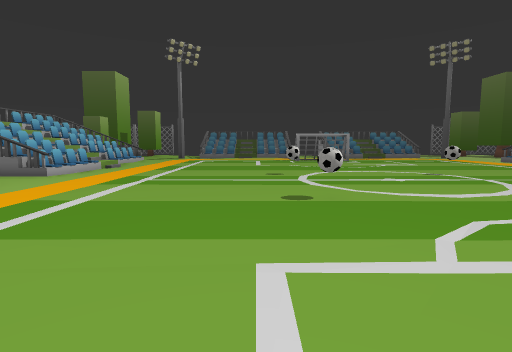
View 1 (above)

24 first-person views from a walk through a Unity game level. The camera is 1.3 m above the floor, tilts 6° down and sees 80° across. The floor is counted in squares, 1 m on a side. Each view is taken from the middle of a square. On the plan, view 1 faces up. The plan holds only what a view shows up to about 14 squares ahead; the rest is blank. The place goes on beyond the plan. The player is left out. Some animated figures are not drawn. Some surface patterns are stand-ins.

View 2
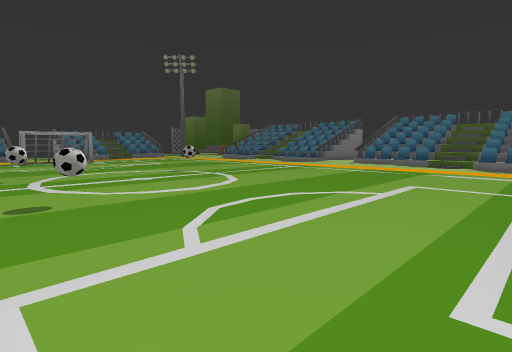

View 3
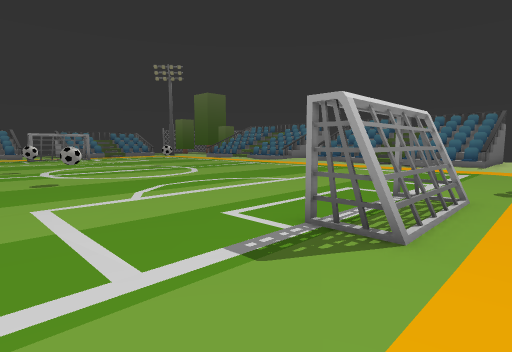

View 4
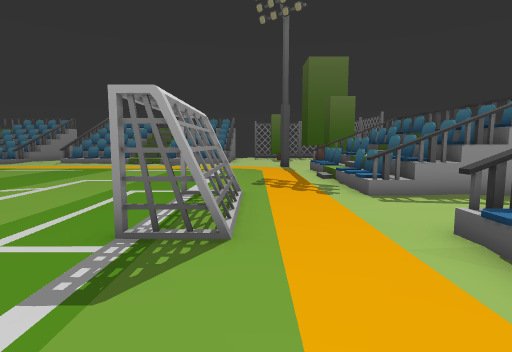

View 5
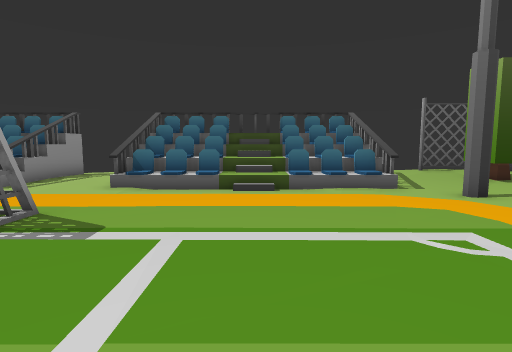

View 6
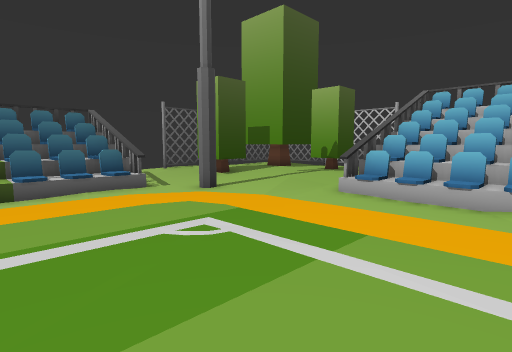

View 7
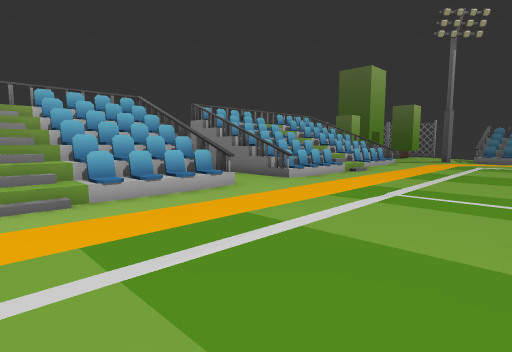

View 8
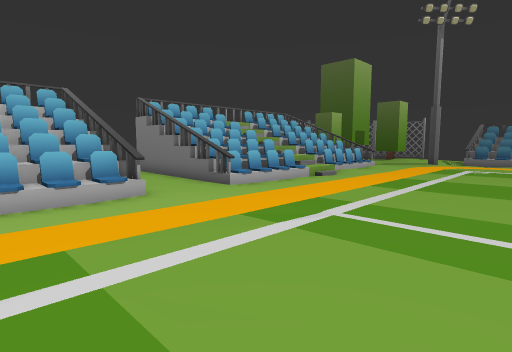

View 9
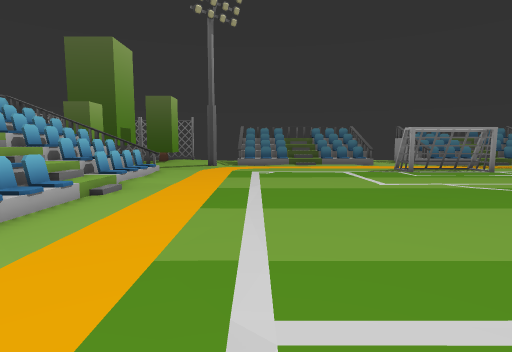

View 10
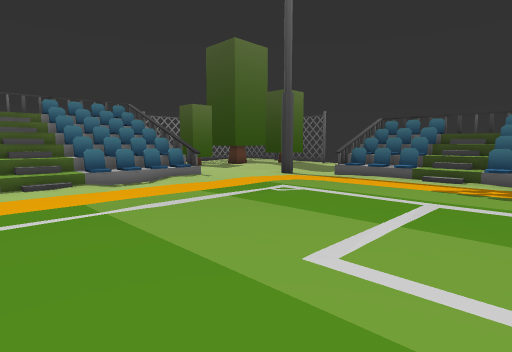

View 11
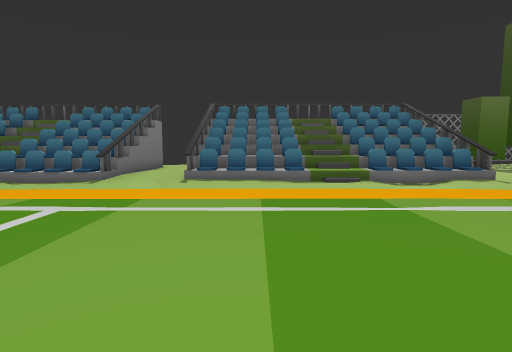

View 12
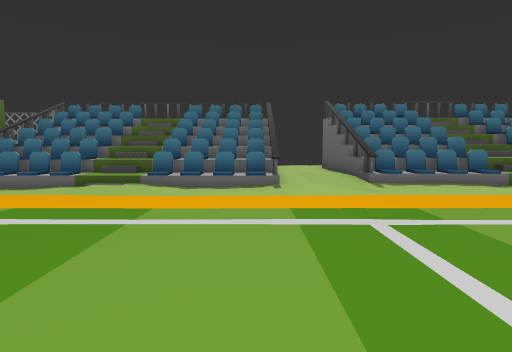

View 13
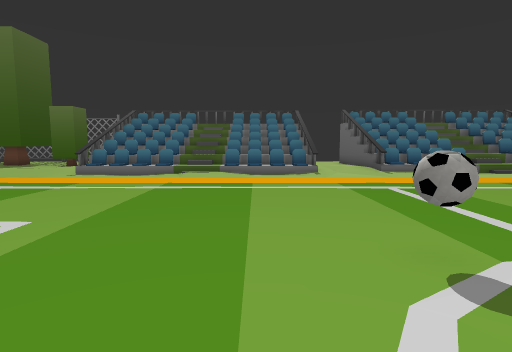

View 14
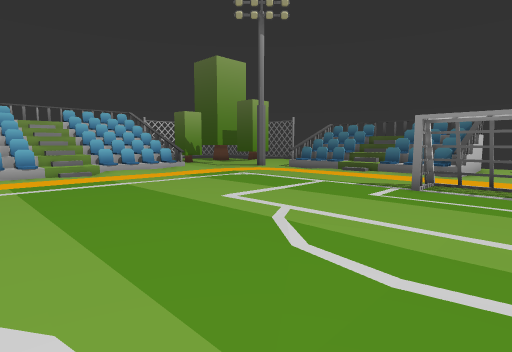

View 15
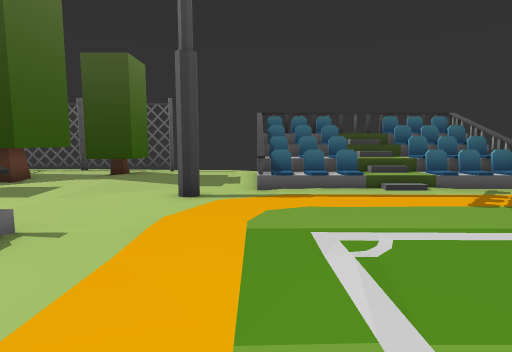

View 16
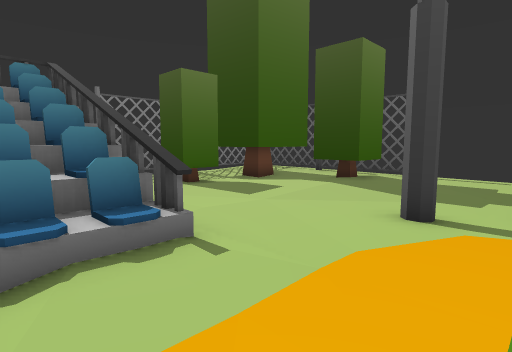

View 17
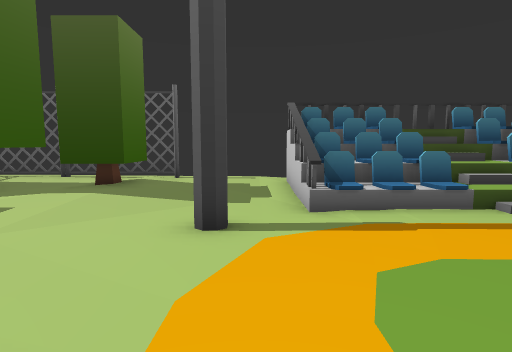

View 18
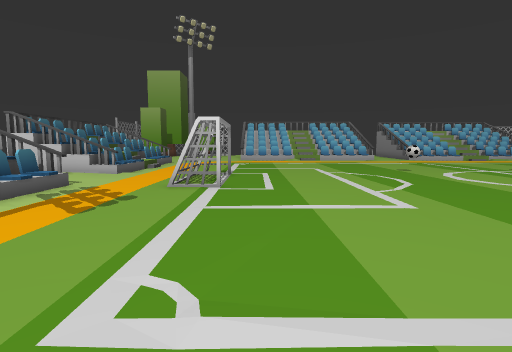

View 19
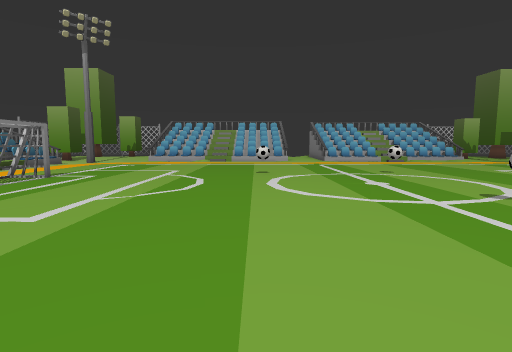

View 20
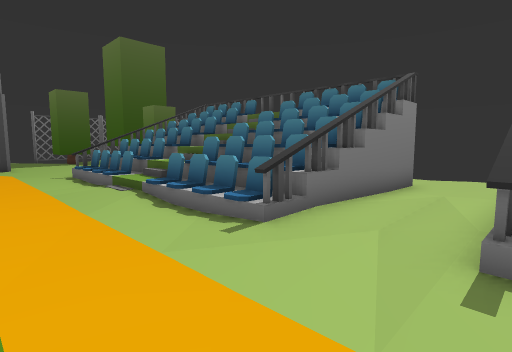

View 21
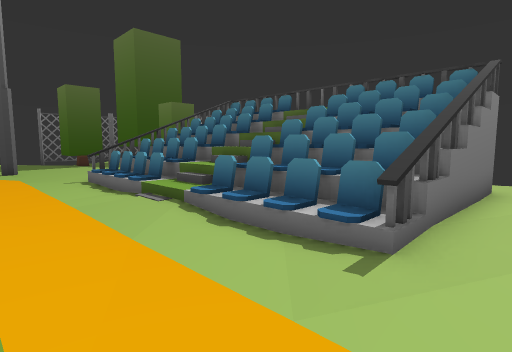

View 22
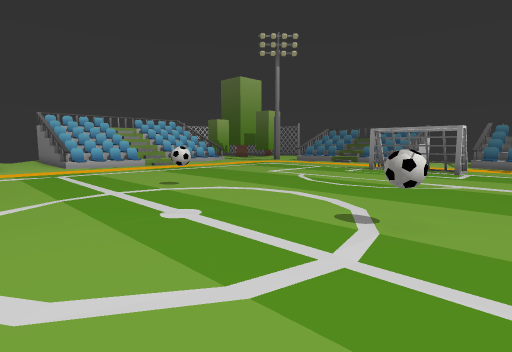

View 23
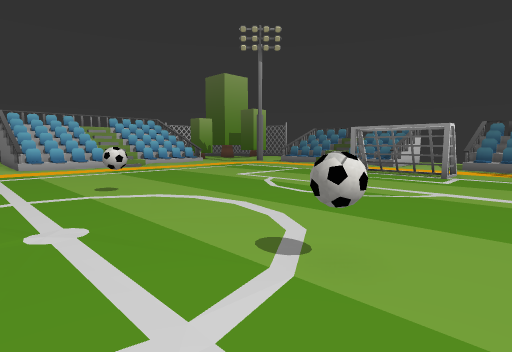

View 24
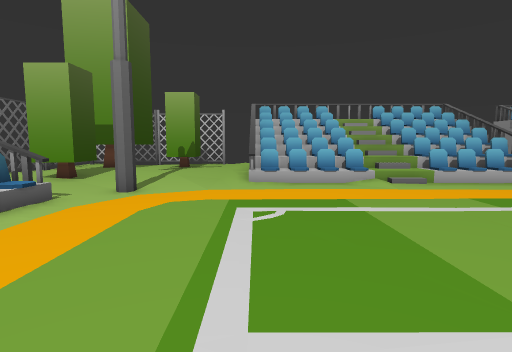

### Floor plan
Key: @ floor where view 1 was taken; # wall or solid block; x gap in a wall; . main floor; : floor 0.25 m higher than the main floor; + floor 0.75 m higher than the main floor; * floor 1.25 m higher than the main floor; / step, stairs or slope; = window, fence, low wall or low ledge; v drop or lower ground; O other object.
Columns run from 12 left of view 1 to 23 right of it. Each row starts with its distance up from view 1.
 23 ####...........O...O..    .....#####
 22 / ==..................   ......== /=
 21 / ==..................  .......== /=
 20 / ==...........................== /=
 19 / ==...........................== /=
 18 /////........................../////
 17  ////........................../////
 16   ==...........................== /=
 15   v=...........................=v /=
 14   v=...........................=v /=
 13 / v=.........OO.....O..........=v /#
 12 v=##...........................##xv#
 11 ....................................
 10   ..................................
  9 ####...........................##=##
  8 / ==...........................== /=
  7 / ==..........O................== /=
  6 / ==...........................== /=
  5 /*+=...........................=+ //
  4 /////.........................//////
  3 / ==...........................==*/=
  2 / ==...........................== /=
  1 / ==...........................== /=
  0 / =O........@..................O=*/=
 -1 #=##...........O...O...........#####
 -2 ...............OOOOO.............
 -3 ...................................
 -4 ....................................
 -5 .............................#......
 -6 .......#///////#...#///////=........
 -7  ......v///////#...#///////v....::.O
 -8 .OO....#===/===#...#===/===v...:OO.O
 -9 .OO... #===/===# ..#===/====....OO.O
-10  ..... ####=#### ..####=####....:..O
-11 OOOO.                      ....OOOOO

Positions as (right, up) in squares from view 1, and headings:
1: (0, 0), facing up
2: (0, 0), facing up-right
3: (-1, -4), facing up-right
4: (-1, -3), facing right
5: (-1, 3), facing down
6: (-1, 3), facing down-left
7: (-1, 3), facing up-left
8: (-1, 6), facing up-left
9: (-4, 9), facing up
10: (8, 6), facing down-right
11: (8, 7), facing right
12: (9, 13), facing right
13: (5, 15), facing right
14: (6, 14), facing up-left
15: (15, 3), facing down
16: (15, 1), facing down-right
17: (16, 0), facing down
18: (16, 0), facing left
19: (15, 7), facing left
20: (15, 9), facing up-right
21: (15, 11), facing up-right
22: (10, 8), facing up-left
23: (10, 10), facing up-left
24: (2, -1), facing left
